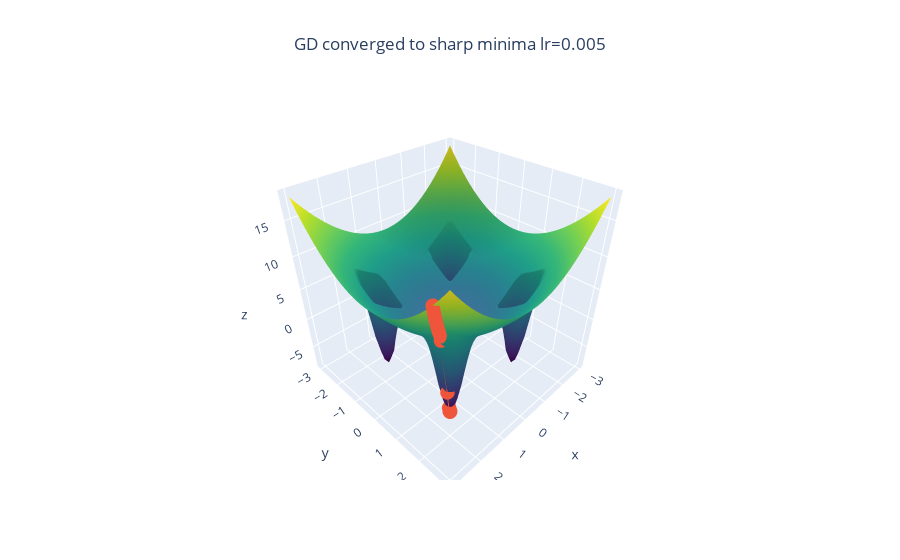

Source (notebook cell):
### Code cell
x_hist = run_gd(lambda x: f_2d_toy(x[0], x[1]), 0.005, [3., 2.5], max_iter=1e4)
xs = np.array([x[0].item() for x in x_hist])
ys = np.array([x[1].item() for x in x_hist])
zs = f_2d_toy(torch.tensor(xs), torch.tensor(ys)).numpy()
fig = go.Figure(
    data=[
        go.Surface(
            x=grid_x.numpy(), 
            y=grid_y.numpy(), 
            z=grid_z.numpy(), 
            colorscale='Viridis', 
            showscale=False
        ),
        go.Scatter3d(
            x=xs, y=ys, z=zs, marker={'size': 5}
        )
    ]
).update_layout(
    title={
        'text': f'GD converged to sharp minima lr=0.005', 
        'x':0.5,
        'xanchor': 'center',
    }
)


fig.show()

### Figure 1 — Plotly figure (JSON) as saved in the notebook; plotly's stock layout.template omitted (floating-point values rounded to 4 significant figures; data arrays with more than 128 entries replaced by an {"elided": "..."} marker saying what was removed)
{"data": [{"colorscale": [[0, "#440154"], [0.1111, "#482878"], [0.2222, "#3e4989"], [0.3333, "#31688e"], [0.4444, "#26828e"], [0.5556, "#1f9e89"], [0.6667, "#35b779"], [0.7778, "#6ece58"], [0.8889, "#b5de2b"], [1, "#fde725"]], "showscale": false, "type": "surface", "x": {"elided": "40x40 float values"}, "y": {"elided": "40x40 float values"}, "z": {"elided": "40x40 float values"}}, {"marker": {"size": 5}, "type": "scatter3d", "x": [3, 2.97, 2.94, 2.911, 2.882, 2.853, 2.824, 2.796, 2.768, 2.741, 2.713, 2.686, 2.659, 2.633, 2.606, 2.58, 2.554, 2.529, 2.504, 2.479, 2.454, 2.429, 2.405, 2.381, 2.357, 2.333, 2.31, 2.287, 2.264, 2.242, 2.219, 2.197, 2.175, 2.153, 2.132, 2.11, 2.089, 2.068, 2.048, 2.027, 2.007, 1.987, 1.747, 1.615, 1.542, 1.506, 1.488, 1.479, 1.475, 1.473, 1.472, 1.471, 1.471, 1.471, 1.471, 1.471, 1.471, 1.47, 1.47, 1.47, 1.47, 1.47], "y": [2.5, 2.475, 2.45, 2.426, 2.401, 2.377, 2.354, 2.33, 2.307, 2.284, 2.261, 2.238, 2.216, 2.194, 2.172, 2.15, 2.129, 2.107, 2.086, 2.065, 2.045, 2.024, 2.004, 1.984, 1.964, 1.945, 1.925, 1.906, 1.887, 1.868, 1.849, 1.831, 1.812, 1.794, 1.776, 1.759, 1.741, 1.724, 1.706, 1.689, 1.672, 1.656, 1.635, 1.568, 1.52, 1.495, 1.482, 1.476, 1.473, 1.472, 1.471, 1.471, 1.471, 1.471, 1.471, 1.471, 1.47, 1.47, 1.47, 1.47, 1.47, 1.47], "z": [15.25, 14.95, 14.65, 14.36, 14.07, 13.79, 13.52, 13.25, 12.98, 12.73, 12.47, 12.22, 11.98, 11.74, 11.51, 11.28, 11.06, 10.84, 10.62, 10.41, 10.2, 9.999, 9.8, 9.605, 9.414, 9.226, 9.043, 8.863, 8.686, 8.514, 8.344, 8.178, 8.015, 7.856, 7.7, 7.546, 7.396, 7.249, 7.105, 6.963, 6.825, 6.103, -3.03, -6.554, -7.7, -7.995, -8.066, -8.083, -8.087, -8.088, -8.088, -8.088, -8.088, -8.088, -8.088, -8.088, -8.088, -8.088, -8.088, -8.088, -8.088, -8.088]}], "layout": {"title": {"text": "GD converged to sharp minima lr=0.005", "x": 0.5, "xanchor": "center"}}}
